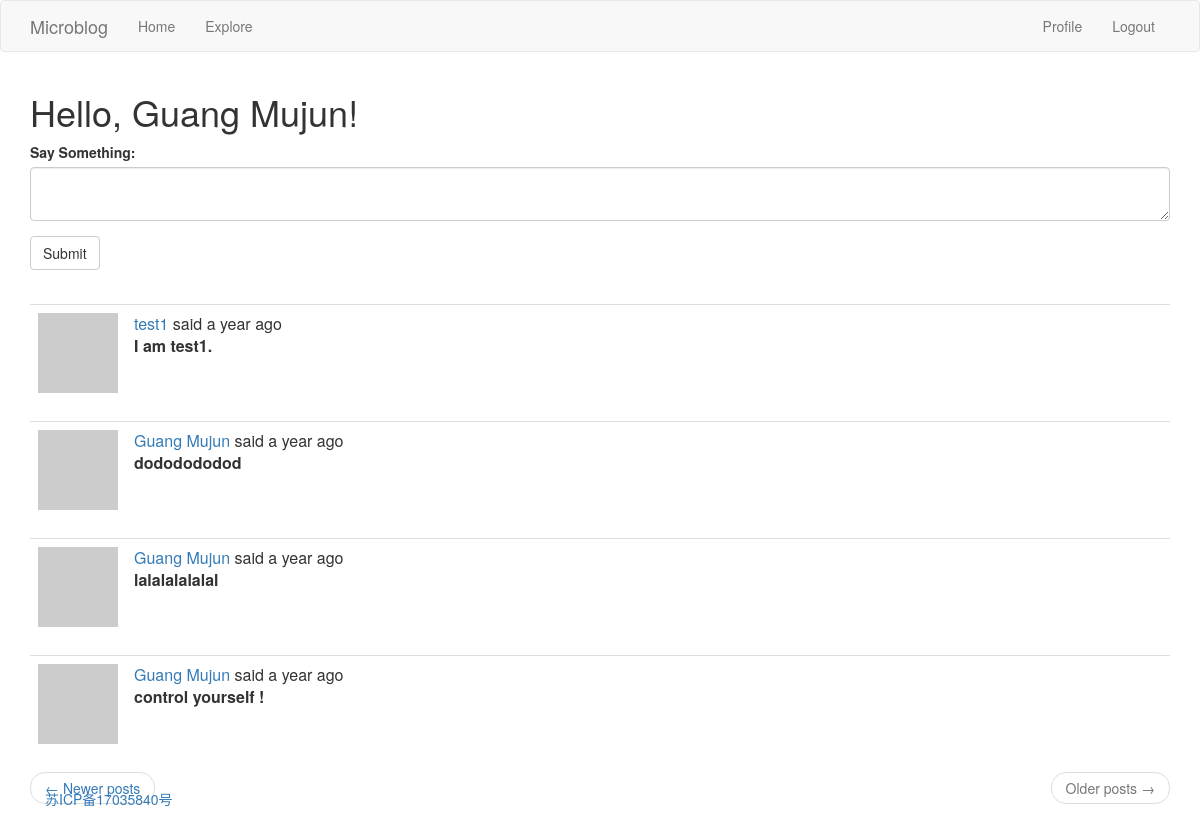
The app's page /index?page=2 (signed in) with its own data.
### app/models.py (models this page shows, shortened)
class User(UserMixin,db.Model):
	id = db.Column(db.Integer , primary_key = True)
	username = db.Column(db.String(64) , index = True ,unique = True )
	email = db.Column(db.String(120) , index = True ,unique = True)
	password_hash = db.Column(db.String(128))
	posts = db.relationship('Post' , backref = 'author' , lazy = 'dynamic')
	about_me = db.Column(db.String(140))
	last_seen = db.Column(db.DateTime , default = datetime.utcnow)
	followed = db.relationship(
		'User' , secondary = followers ,#secondary 指定用于该关系的关联表
		primaryjoin = (followers.c.follower_id == id),#primaryjoin 通过关联表关联到关注者的条件 followers.c.follower_id 引用followers表中的follower_id列
		secondaryjoin = (followers.c.followed_id == id),#secondaryjoin 通过关联表关联到被关注者的条件
		backref = db.backref('followers' , lazy = 'dynamic') , lazy = 'dynamic'	)
	def avatar(self , size):
		digest = md5(self.email.lower().encode('utf-8')).hexdigest()
		return 'https://www.gravatar.com/avatar/{}?d=identicon&s={}' .format(digest , size)
	def followed_posts(self):
		followed =  Post.query.join(
			followers , (followers.c.followed_id == Post.user_id)	).filter(
				followers.c.follower_id == self.id)
		own = Post.query.filter_by(user_id = self.id)
		return followed.union(own)	.order_by(Post.timestamp.desc())

class Post(db.Model):
	id = db.Column(db.Integer , primary_key = True )
	body = db.Column(db.String(140))
	timestamp = db.Column(db.DateTime , index = True , default = datetime.utcnow)
	user_id = db.Column(db.Integer , db.ForeignKey ('user.id'))

### app/routes.py (the view)
@App.route('/', methods = ['GET' , 'POST'])
@App.route('/index', methods = ['GET' , 'POST'])
@login_required
def index():
	form = PostForm()
	if form.validate_on_submit():
		post = Post(body = form.post.data , author = current_user)
		db.session.add(post)
		db.session.commit()
		flash('Your post is now live! --Guang Mujun')
		return redirect(url_for('index'))					#重定向来响应Web表单提交产生的POST请求
	page = request.args.get('page' , 1 , type = int)				#request.args访问查询字符串中的参数 http://localhost:5000/index?page=2
	posts = current_user.followed_posts().paginate(
		page , App.config['POSTS_PER_PAGE'] , False )			#从数据库中获取用户感兴趣的用户动态。paginate()方法支持分页，三个参数：1.开始的页码2.每页的数据量3.错误布尔标记。
	next_url = url_for('index', page=posts.next_num) \
        		if posts.has_next else None					#has_next: 当前页之后存在后续页面时为真 next_num: 下一页的页码
  	prev_url = url_for('index', page=posts.prev_num) \
        		if posts.has_prev else None					#has_prev: 当前页之前存在前置页面时为真 prev_num: 上一页的页码
	return render_template('index.html', title='Home', form=form,
                          					posts=posts.items, next_url=next_url,
                          					prev_url=prev_url)#paginate()的返回是Pagination类的实例，items属性返回数据内容列表

### app/forms.py
class PostForm(FlaskForm):
	post = TextAreaField('Say Something:' , validators = [DataRequired() , Length(min = 1 ,max =140)])
	submit = SubmitField('Submit')

### app/models.py (called while the page is built)
@login.user_loader
def load_user(id):
	return User.query.get(int(id))

### app/routes.py (called while the page is built)
@App.before_request
def before_request():
	if current_user.is_authenticated:
		current_user.last_seen = datetime.utcnow()
		db.session.commit()

### app/templates/index.html (shortened to what this page needs)
{% extends "base.html" %}
{% import 'bootstrap/wtf.html' as wtf %}
{% block app_content %}
	<h1>Hello, {{ current_user.username }}!</h1>
	{% if form %}
	{{ wtf.quick_form(form) }}
	<br>
	{% endif %}
	{% for post in posts %}
	        {% include '_post.html' %}
	{% endfor %}
	    <nav aria-label="...">
	        <ul class="pager">
	            <li class="previous{% if not prev_url %} disabled{% endif %}">
	                <a href="{{ prev_url or '#' }}">
	                    <span aria-hidden="true">&larr;</span> Newer posts
	                </a>
	            </li>
	            <li class="next{% if not next_url %} disabled{% endif %}">
	                <a href="{{ next_url or '#' }}">
	                    Older posts <span aria-hidden="true">&rarr;</span>
	                </a>
	            </li>
	        </ul>
	    </nav>
{% endblock %}

### app/templates/_post.html (shortened to what this page needs)
<table class="table table-hover">
<tr>
	<td width="70px">
		<a href="{{ url_for('user', username=post.author.username) }}">
                   	 <img src="{{ post.author.avatar(70) }}" />
                </a>
	</td>
	<td>
		<a href="{{url_for('user' , username = post.author.username)}}">{{ post.author.username }} </a>
		said {{  moment(post.timestamp).fromNow() }}
		 <br><b>{{ post.body }}</b>
	</td>
</tr>
</table>

### records on screen
User: username "Guang Mujun"
Post: author.username "test1", timestamp "a year ago", body "I am test1."
Post: author.username "Guang Mujun", timestamp "a year ago", body "dododododod"
Post: author.username "Guang Mujun", timestamp "a year ago", body "lalalalalalal"
Post: author.username "Guang Mujun", timestamp "a year ago", body "control yourself !"
